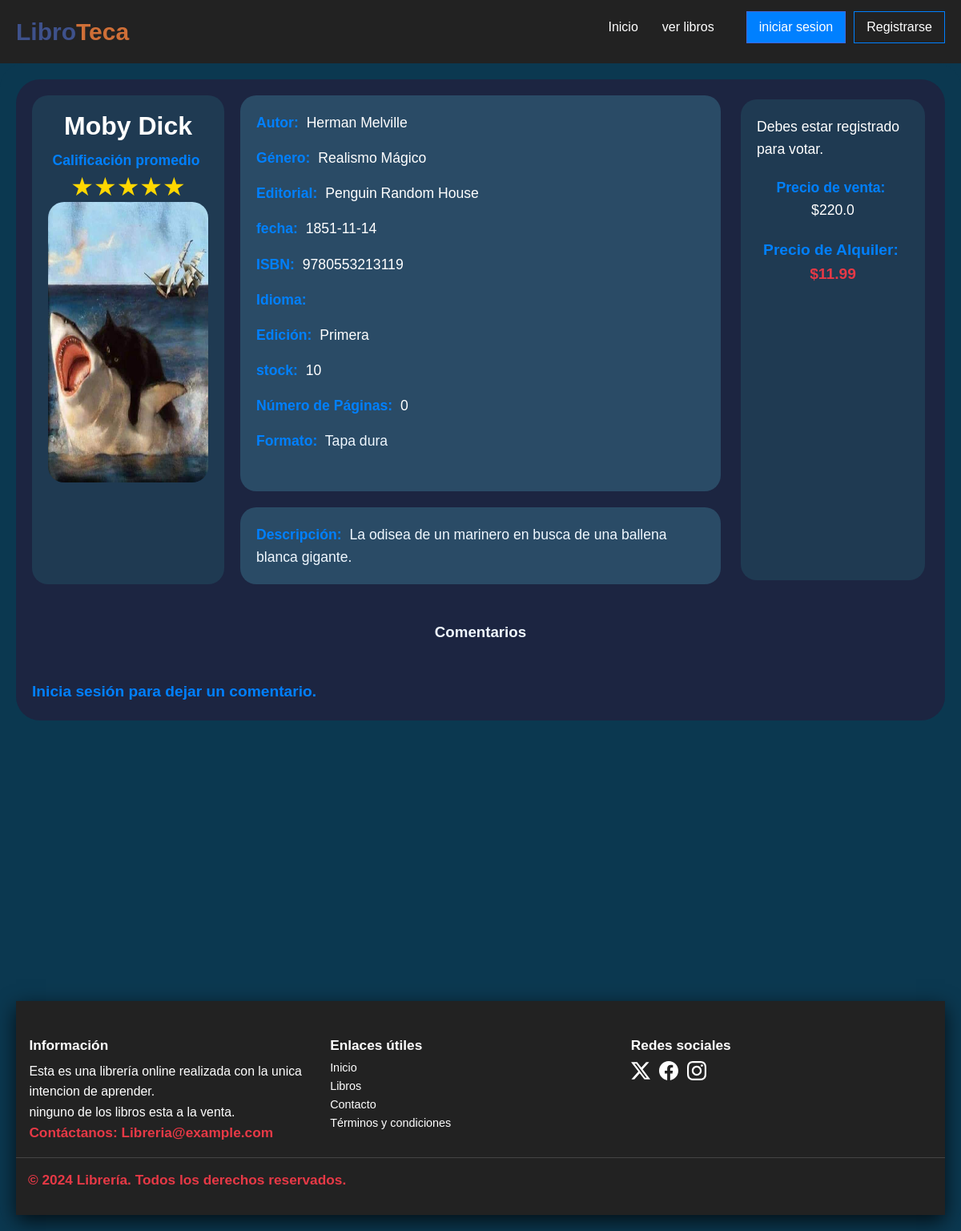
The page /libros/7 on the database its author committed.
### models/controladordatabase.py (models this page shows, shortened)
class Libros(db.Model):
    __tablename__ = 'Libros'
    id = db.Column(db.Integer, primary_key=True)
    titulo = db.Column(db.String(100), nullable=False)
    descripcion = db.Column(db.Text, nullable=True)
    fecha_emision = db.Column(db.Text, nullable=False, default=date.today)
    stock = db.Column(db.Integer, nullable=False)
    precio = db.Column(db.Float, nullable=False)
    precio_alquiler = db.Column(db.Float, nullable=True)
    img = db.Column(db.String(200), nullable=True, default="sinimagen.jpg")
    id_autor = db.Column(db.Integer, db.ForeignKey('Autores.id'), nullable=False)
    id_genero = db.Column(db.Integer, db.ForeignKey('Generos.id'), nullable=False)
    id_editorial = db.Column(db.Integer, db.ForeignKey('Editorial.id'), nullable=True)
    isbn = db.Column(db.String(13), unique=True, nullable=True)
    idioma = db.Column(db.String(50), nullable=True)
    edicion = db.Column(db.String(50), nullable=True)
    paginas = db.Column(db.Integer, nullable=True)
    fecha_publicacion = db.Column(db.Text, nullable=True,  default=date.today)
    formato = db.Column(db.Enum('Tapa dura', 'Tapa blanda', 'eBook', 'Audiolibro', 'Otro'), nullable=True)
    calificacion_promedio = db.Column(db.Float, nullable=True, default=0.0)
    prestamos = db.relationship('Prestamo', backref='libro', lazy=True)
    comentarios = db.relationship('Comentario', backref='libro', lazy=True)

class Autor(db.Model):
    __tablename__ = 'Autores'
    id = db.Column(db.Integer, primary_key=True)
    nombre = db.Column(db.String(100), nullable=False)
    apellido = db.Column(db.String(100), nullable=False)
    nacionalidad = db.Column(db.String(100), nullable=True)
    libros = db.relationship('Libros', backref='autor', lazy=True)

class Genero(db.Model):
    __tablename__ = 'Generos'
    id = db.Column(db.Integer, primary_key=True)
    nombre = db.Column(db.String(100), nullable=False)
    libros = db.relationship('Libros', backref='genero', lazy=True)

class Editorial(db.Model):
    __tablename__ = 'Editorial'
    id = db.Column(db.Integer, primary_key=True)
    nombre = db.Column(db.String(100), nullable=False)
    pais = db.Column(db.String(100), nullable=True)
    libros = db.relationship('Libros', backref='editorial', lazy=True)

### routes/libros.py (the view, shortened to what this page needs)
@libros.route('/libros/<int:libro_id>')
def detalle(libro_id):
    libro = Libros.query.get_or_404(libro_id)
    promedio_calificacion = db.session.query(db.func.avg(Votacion.calificacion)).filter(Votacion.id_libro == libro_id).scalar()
    if promedio_calificacion is None:
        promedio_calificacion = 0
    if "nombre" not in session:
        return render_template('libros/detalle.html', libro=libro, promedio_calificacion=promedio_calificacion)

### templates/libros/detalle.html (shortened to what this page needs)
{% extends 'layout.html' %}
{% block content %}
<main id="main" class="flexbox-col" style="background-color: var(--color-azul-marino); width: 100%; border-radius: 30px;">
    <div class="detallesbook animate-on-scroll">
    <div class="img-det animate-on-scroll">
            <h1>{{ libro.titulo }}</h1>
    <p style="text-align: center;"><strong>Calificación promedio</strong></p>
    <div class="rating animate-on-scroll">
        <span class="estrella" data-calificacion="5">&#9733;</span>
        <span class="estrella" data-calificacion="4">&#9733;</span>
        <span class="estrella" data-calificacion="3">&#9733;</span>
        <span class="estrella" data-calificacion="2">&#9733;</span>
        <span class="estrella" data-calificacion="1">&#9733;</span>
    </div>
    <img  src="{{ url_for('static', filename='img/' ~ libro.img) }}" alt="{{ libro.titulo }}" style="width:200px;height:350px; border-radius: 20px;">
    </div>
<div class="padre-info lib ">
    <div class="info-lib">
    <p><strong>Autor:</strong> {{ libro.autor.nombre }} {{ libro.autor.apellido }}</p>
    <p><strong>Género:</strong> {{ libro.genero.nombre }}</p>
    <p><strong>Editorial:</strong> {{ libro.editorial.nombre if libro.editorial else 'Sin editorial' }}</p>
    <p><strong>fecha:</strong> {{ libro.fecha_emision if libro.fecha_emision else 'Fecha Desconocida' }}</p>
    <p><strong>ISBN:</strong> {{ libro.isbn if libro.isbn else 'Deconocido'}}</p>
    <p><strong>Idioma:</strong> {{ libro.idioma }}</p>
    <p><strong>Edición:</strong> {{ libro.edicion }}</p>
    <p><strong>stock:</strong> {{ libro.stock }}</p>
    <p><strong>Número de Páginas:</strong> {{ libro.paginas }}</p>
    <p style="color: aliceblue; font-weight: normal; font-size: 17.6px;"><strong>Formato:</strong> {{ libro.formato }}</p>
    </div>
    <div class="desc">
    <p style="color: aliceblue; font-weight: normal; font-size: 17.6px; "><strong>Descripción:</strong> {{ libro.descripcion }}</p>
    </div>
</div>
<div class="cont-compra-voto ">
            {% if "nombre" in session %}
            <h2 style="color: aliceblue; text-align: center;">Calificar libro</h2>
            <form method="POST" action="{{ url_for('votaciones.votar', libro_id=libro.id) }}" id="ratingForm">
                <div class="rating">
                    <input type="radio" id="star5" name="calificacion" value="5" {% if votacion and votacion.calificacion == 5 %}checked{% endif %}>
                    <label for="star5" title="5 estrellas"></label>
                    <input type="radio" id="star4" name="calificacion" value="4" {% if votacion and votacion.calificacion == 4 %}checked{% endif %}>
                    <label for="star4" title="4 estrellas"></label>
                    <input type="radio" id="star3" name="calificacion" value="3" {% if votacion and votacion.calificacion == 3 %}checked{% endif %}>
                    <label for="star3" title="3 estrellas"></label>
                    <input type="radio" id="star2" name="calificacion" value="2" {% if votacion and votacion.calificacion == 2 %}checked{% endif %}>
                    <label for="star2" title="2 estrellas"></label>
                    <input type="radio" id="star1" name="calificacion" value="1" {% if votacion and votacion.calificacion == 1 %}checked{% endif %}>
                    <label for="star1" title="1 estrella"></label>
                </div>
            </form><br><br>
            <script>
                // Agregar un event listener a todos los inputs de radio
                document.querySelectorAll('.rating input').forEach(function(radio) {
                    radio.addEventListener('change', function() {
                        // Enviar el formulario automáticamente cuando se selecciona una estrella
                        document.getElementById('ratingForm').submit();
                    });
                });
            </script>
        {% else %}
            <p>Debes estar registrado para votar.</p>
        {% endif %}
    <p style="text-align: center;"><strong>Precio de venta:</strong> ${{ libro.precio }}</p>
    <p style="text-align: center;"><strong>Precio de Alquiler:</strong> ${{ libro.precio_alquiler if libro.precio_alquiler else 'N/A' }}</p>
</div>
</div>
    <h3 style="color: aliceblue;">Comentarios</h3>
{% if "nombre" in session %}
    <form method="POST" action="{{ url_for('votaciones.agregar_comentario', libro_id=libro.id) }}">
        <textarea name="comentario" placeholder="Escribe tu comentario aquí..." rows="4" required class="comentariotextarea"></textarea>
        <button type="submit">Comentar</button>
    </form>
{% else %}
    <p><strong>Inicia sesión para dejar un comentario.</strong></p>
{% endif %}
</main>
{% endblock %}

### static/css/tabla.css (style rules this page uses)
h1 { font-size: 2rem; color: #fff; }

### static/css/navbar.css (style rules this page uses)
* { box-sizing: border-box; padding: 0; margin: 0; }
#main { background-color: rgb(54, 54, 54); min-height: 100vh; }
body { font-family: sans-serif; font-size: 16px; }

### static/css/login.css (style rules this page uses)
:root { --color-azul: #0b3850; --color-azul-marino: #1C2541; --color-gris-claro: #E0E0E0; --color-blanco: #FFFFFF; --color-gris-oscuro: #333333; --color-naranja: #F4A261; --color-naranja-oscuro: #cf6f37; --primary: 237, 94%, 81%; --background: 266, 16%, 92%; --background-secondary: 256, 12%, 12%; --background-secondary-dark: 256, 10%, 10%; --background-secondary-light: 257, 11%, 16%; --text-primary: 0, 0%, 0%; --black: 0, 0%, 0%; --white: 0, 0%, 100%; --quite-gray: 0, 0%, 50%; --grooble: 10, 28%, 93%; --heading-large: 5.6rem; --heading-medium: 3.6rem; --heading-small: 2.4rem; --paragraph: 1.11rem; --navbar-buttons: 2.4rem; --transition-main: .175, .685, .32; --font-main: "Poppins"; }

### static/css/detalles.css (style rules this page uses)
* { margin: 0; padding: 0; box-sizing: border-box; }
.cont-compra-voto { margin: 5px; padding: 0; overflow: auto; flex: 1; float: left; width: 400px; height: 600px; align-items: center; align-content: center; }
body { background-color: var(--color-azul); }
main#main { display: flex; flex-direction: column; align-items: center; padding: 20px; gap: 20px; max-width: 1350px; margin: 0 auto; background-color: var(--color-azul); }
main#main h1 { font-size: 2em; margin-bottom: 10px; color: #ffffff; text-align: center; }
main#main p { font-size: 1.1em; color: #ffffff; line-height: 1.6; text-align: left; width: 100%; }
main#main p strong { color: #0080ff; margin-right: 5px; }
main#main p:last-child { font-size: 1.2em; font-weight: bold; color: #e63946; }
.rating { display: inline-flex; flex-direction: row-reverse; justify-content: center; user-select: none; }
#main { display: flex; justify-content: space-between; align-items: flex-start; background-color: var(--color-azul-marino); width: 100%; border-radius: 30px; padding: 20px; gap: 20px; }
.detallesbook { display: flex; justify-content: space-between; width: 100%; gap: 20px; }
.img-det { flex: 1; text-align: center; background-color: #1f3a52; padding: 20px; border-radius: 20px; display: flex; flex-direction: column; align-items: center; color: white; }
.padre-info { flex: 2; display: flex; flex-direction: column; gap: 20px; }
.info-lib { display: flex; flex-direction: column; background-color: #2a4b66; padding: 20px; border-radius: 20px; color: white; gap: 1em; flex: 1; width: 100%; word-wrap: break-word; overflow-wrap: break-word; }
.desc { background-color: #2a4b66; padding: 20px; border-radius: 20px; color: white; width: 600px; word-wrap: break-word; overflow-wrap: break-word; }
.cont-compra-voto { flex: 1; background-color: #1f3a52; padding: 20px; border-radius: 20px; display: flex; flex-direction: column; align-items: center; gap: 20px; color: white; }
.rating { display: flex; flex-direction: row-reverse; justify-content: center; }
.estrella { font-size: 2rem; color: lightgray; cursor: pointer; position: relative; }
.estrella.llenar { color: gold; }

### static/css/carousel.css (style rules this page uses)
.animate-on-scroll { opacity: 0; transform: scale(0.9); transition: all 0.6s ease-out; visibility: hidden; }
.animate-on-scroll.visible { opacity: 1; transform: scale(1); visibility: visible; }

### rows shown on the page
Libros: titulo "Moby Dick", img (picture), fecha_emision "1851-11-14", isbn "9780553213119", edicion "Primera", stock "10", paginas "0", formato "Tapa dura", descripcion "La odisea de un marinero en busca de una ballena blanca gigante.", precio "220.0", precio_alquiler "11.99"
Autor: autor.nombre "Herman", autor.apellido "Melville"
Genero: genero.nombre "Realismo Mágico"
Editorial: editorial "Penguin Random House"
